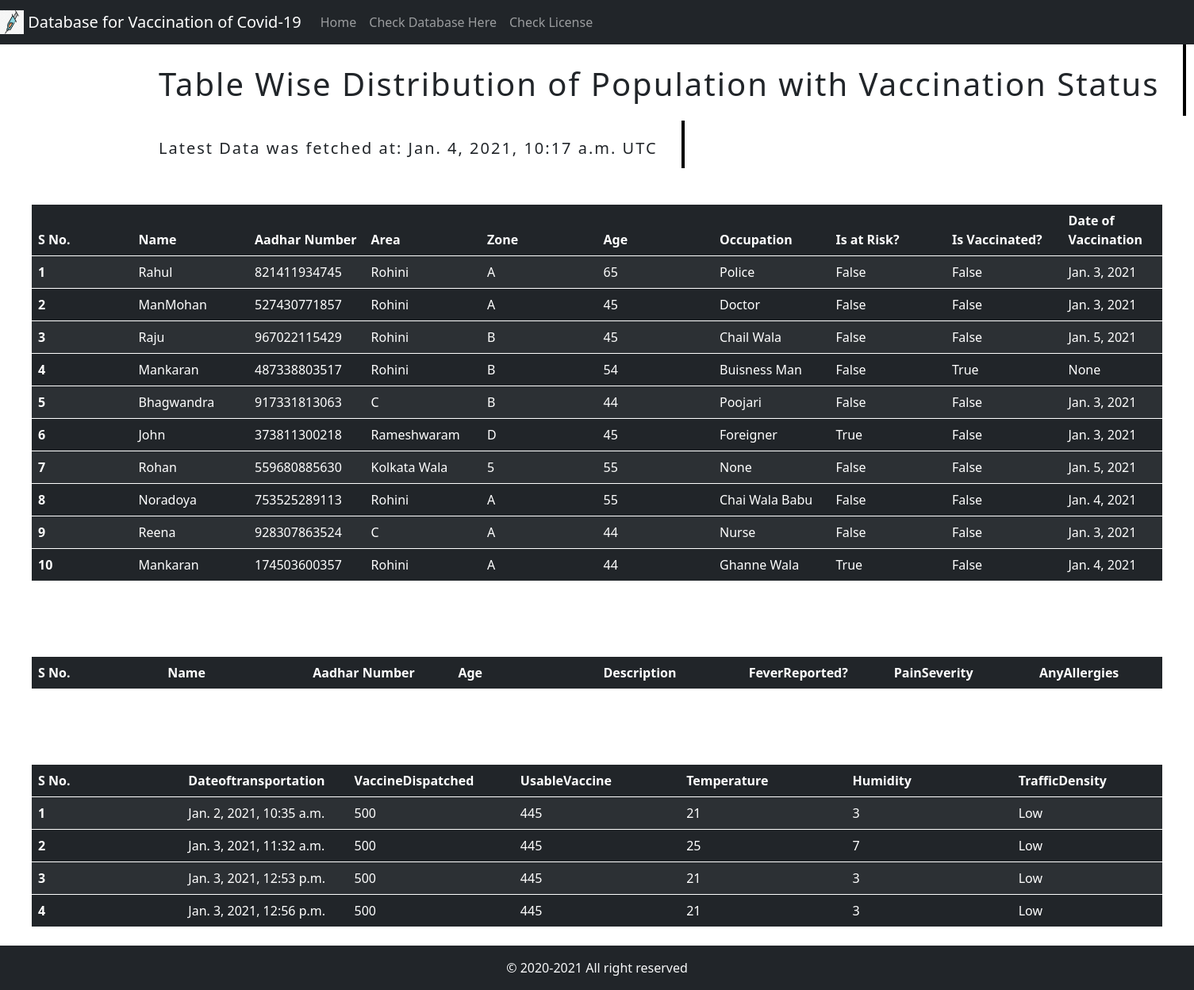
Screenshot of /table/ with the database file from the repository.
### maindatabase/models.py (models this page shows)
class Person(models.Model):
    name = models.CharField(max_length=200,null=False)
    aadhar_number = models.CharField(null=False,primary_key=True,max_length=12)
    area = models.CharField(max_length=200,null=False)
    zone = models.CharField(max_length=200,null=False)
    age = models.IntegerField(null = False)
    occupation = models.CharField(max_length=200,default="None")
    isatRisk = models.BooleanField(default=False)
    dateofvaccination = models.DateField(blank=True,null=True)
    isVaccinated = models.BooleanField(default=False)

class management(models.Model):
    MY_CHOICES = (
        ('Low', 'Low'),
        ('Medium', 'Medium'),
        ('High', 'High'),
    )
    date_time = models.DateTimeField(auto_now=True,primary_key=True)
    No_vaccine_dispatched = models.IntegerField(null=False)
    No_usable_vaccine = models.IntegerField(null=False)
    Temperature = models.IntegerField(null=False)
    Humidity = models.IntegerField(null=False)
    traffic_density=models.CharField(max_length=200,choices=MY_CHOICES)

### maindatabase/views.py (the view)
# urls.py: path('table/',table,name="table"),
def table(request):
    obj = Person.objects.all()
    obj1 = report.objects.all()
    obj2 = management.objects.all()
    params = {
        'Database': obj,
        'Database1': obj1,
        'Database2': obj2,
        'time': datetime.datetime.utcnow().replace(tzinfo=utc),
    }
    return render(request,"maindatabase/tables.html",params)

### maindatabase/templates/maindatabase/tables.html (shortened to what this page needs)
{% extends "maindatabase/base.html" %}
{% block body %}
  <body>
    <div class="typewriter">
        <div class="typewriter-text" >Table Wise Distribution of Population with Vaccination Status</div>
      </div>
      <div class="typewriter">
        <div class="typewriter-text" style="font-size:20px" >Latest Data was fetched at: {{time}} UTC</div>
      </div>
    <table class="table table-dark table-striped" style="table-layout:fixed; border: 40px solid white;border-collapse: collapse;">
        <thead>
          <tr>
            <th scope="col">S No.</th>
            <th scope="col" >Name</th>
            <th scope="col">Aadhar Number</th>
            <th scope="col">Area</th>
            <th scope="col">Zone</th>
            <th scope="col">Age</th>
            <th scope="col">Occupation</th>
            <th scope="col">Is at Risk?</th>
            <th scope="col">Is Vaccinated?</th>
            <th scope="col">Date of Vaccination</th>
          </tr>
        </thead>
        <tbody>
  {% for elem in Database %}
            <tr>
                <th scope="row">{{forloop.counter}}</th>
                <td>{{elem.name}}</td>
                <td>{{elem.aadhar_number}}</td>
                <td>{{elem.area}}</td>
                <td>{{elem.zone}}</td>
                <td>{{elem.age}}</td>
                <td>{{elem.occupation}}</td>
                <td>{{elem.isatRisk}}</td>
                <td>{{elem.isVaccinated}}</td>
                <td>{{elem.dateofvaccination}}</td>
              </tr>
      {% endfor %}
        </tbody>
      </table>
      <table class="table table-dark table-striped" style="table-layout:fixed; border: 40px solid white;border-collapse: collapse;">
        <thead>
          <tr>
            <th scope="col">S No.</th>
            <th scope="col" >Name</th>
            <th scope="col">Aadhar Number</th>
            <th scope="col">Age</th>
            <th scope="col">Description</th>
            <th scope="col">FeverReported?</th>
            <th scope="col">PainSeverity</th>
            <th scope="col">AnyAllergies</th>
          </tr>
        </thead>
      </table>
      <table class="table table-dark table-striped" style="table-layout:fixed; border: 40px solid white;border-collapse: collapse;">
        <thead>
          <tr>
            <th scope="col">S No.</th>
            <th scope="col">Dateoftransportation</th>
            <th scope="col">VaccineDispatched</th>
            <th scope="col" >UsableVaccine</th>
            <th scope="col">Temperature</th>
            <th scope="col">Humidity</th>
            <th scope="col">TrafficDensity</th>
          </tr>
        </thead>
        <tbody>
  {% for elem in Database2 %}
            <tr>
                <th scope="row">{{forloop.counter}}</th>
                <td>{{elem.date_time}}</td>
                <td>{{elem.No_vaccine_dispatched}}</td>
                <td>{{elem.No_usable_vaccine}}</td>
                <td>{{elem.Temperature}}</td>
                <td>{{elem.Humidity}}</td>
                <td>{{elem.traffic_density}}</td>
              </tr>
      {% endfor %}
        </tbody>
      </table>
      <br>
  </body>
{% endblock body %}

### maindatabase/templates/maindatabase/base.html (shortened to what this page needs)
<!doctype html>
<html lang="en">
  <head>
    <link href="https://cdn.jsdelivr.net/npm/bootstrap@5.0.0-beta1/dist/css/bootstrap.min.css" rel="stylesheet">
  </head>
  <body>
    <nav class="navbar navbar-expand-lg navbar-dark bg-dark">
        <a class="navbar-brand" href="#">
            {% load static %}
            <img src="{% static 'maindatabase/vaccine.jpg' %}" width="30" height="30" class="d-inline-block align-top" alt="">
             Database for Vaccination of Covid-19
          </a>
        <div class="collapse navbar-collapse" id="navbarSupportedContent">
          <ul class="navbar-nav mr-auto">
            <li class="nav-item active">
              <a class="nav-link" href="/"> Home </a>
            </li>
            <li class="nav-item active">
                <a class="nav-link" href="/table">Check Database Here</a>
              </li>
              <li class="nav-item active">
                <a class="nav-link" href="/license">Check License</a>
              </li>
        </div>
      </nav>
    {% block body %}{% endblock body %}
    <footer class="container-fluid bg-dark my-0 py-3 text-light" style="position: fixed; bottom: 0">
        <p class="mb-0 text-center">&copy; 2020-2021 All right reserved</p>
      </footer>
  </body>
</html>

### maindatabase/templates/maindatabase/base.html (style rules this page uses)
.typewriter { display: inline-block; }
.typewriter-text { display: inline-block; overflow: hidden; letter-spacing: 2px; animation: typing 2s steps(30, end), blink .75s step-end infinite; white-space: nowrap; font-size: 40px; font-weight: 500; border-right: 4px solid rgb(0, 0, 0); box-sizing: border-box; padding-top: 20px; padding-right: 30px; padding-bottom: 10px; padding-left: 200px; }

### rows the page displays
Person: name "Rahul", aadhar_number "821411934745", area "Rohini", zone "A", age "65", occupation "Police", isatRisk "False", isVaccinated "False", dateofvaccination "Jan. 3, 2021"
Person: name "ManMohan", aadhar_number "527430771857", area "Rohini", zone "A", age "45", occupation "Doctor", isatRisk "False", isVaccinated "False", dateofvaccination "Jan. 3, 2021"
Person: name "Raju", aadhar_number "967022115429", area "Rohini", zone "B", age "45", occupation "Chail Wala", isatRisk "False", isVaccinated "False", dateofvaccination "Jan. 5, 2021"
Person: name "Mankaran", aadhar_number "487338803517", area "Rohini", zone "B", age "54", occupation "Buisness Man", isatRisk "False", isVaccinated "True", dateofvaccination "None"
Person: name "Bhagwandra", aadhar_number "917331813063", area "C", zone "B", age "44", occupation "Poojari", isatRisk "False", isVaccinated "False", dateofvaccination "Jan. 3, 2021"
Person: name "John", aadhar_number "373811300218", area "Rameshwaram", zone "D", age "45", occupation "Foreigner", isatRisk "True", isVaccinated "False", dateofvaccination "Jan. 3, 2021"
Person: name "Rohan", aadhar_number "559680885630", area "Kolkata Wala", zone "5", age "55", occupation "None", isatRisk "False", isVaccinated "False", dateofvaccination "Jan. 5, 2021"
Person: name "Noradoya", aadhar_number "753525289113", area "Rohini", zone "A", age "55", occupation "Chai Wala Babu", isatRisk "False", isVaccinated "False", dateofvaccination "Jan. 4, 2021"
Person: name "Reena", aadhar_number "928307863524", area "C", zone "A", age "44", occupation "Nurse", isatRisk "False", isVaccinated "False", dateofvaccination "Jan. 3, 2021"
Person: name "Mankaran", aadhar_number "174503600357", area "Rohini", zone "A", age "44", occupation "Ghanne Wala", isatRisk "True", isVaccinated "False", dateofvaccination "Jan. 4, 2021"

### other values shown
{{ time }} "Jan. 4, 2021, 10:17 a.m."
